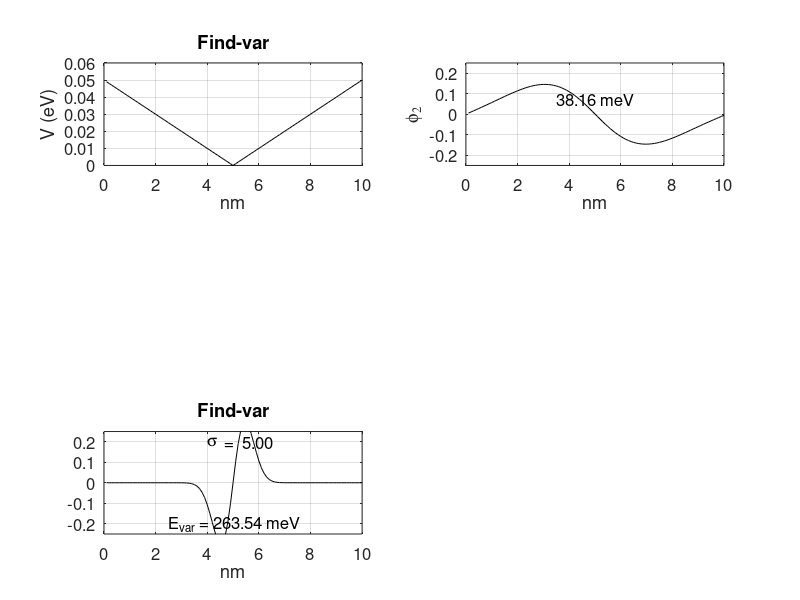
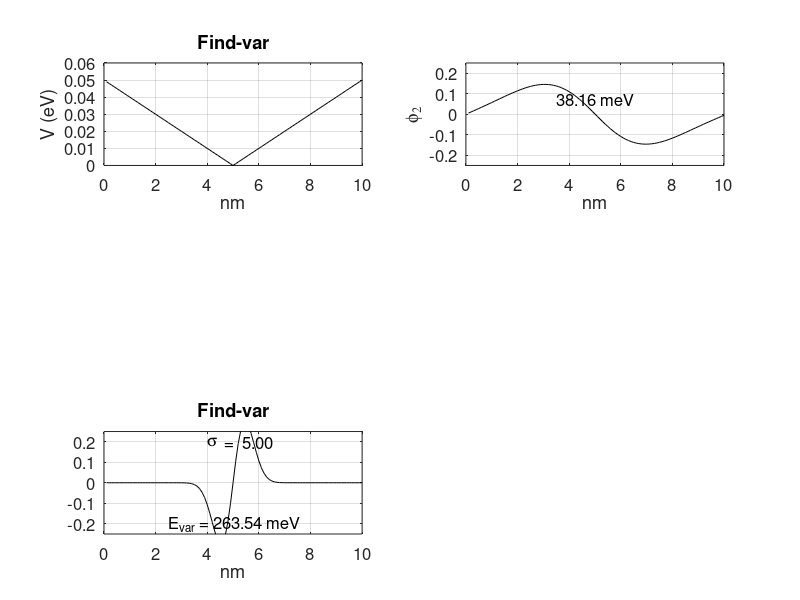
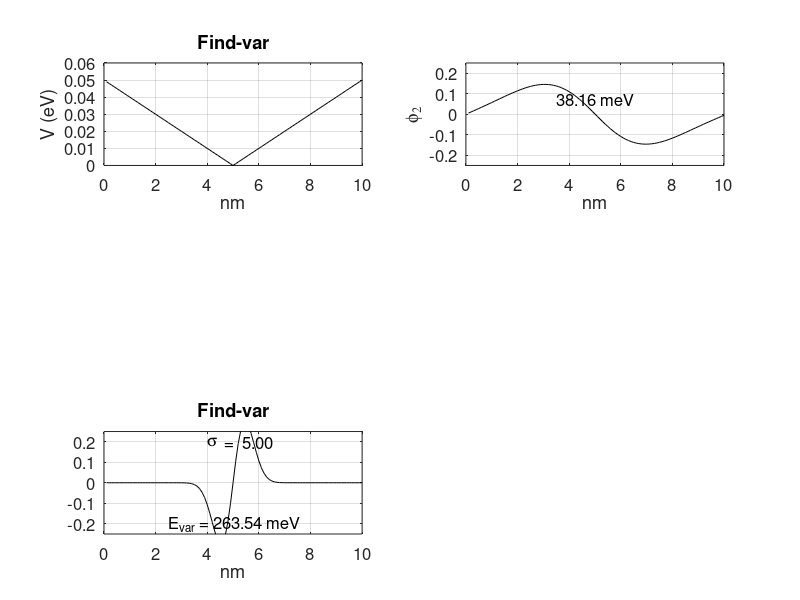
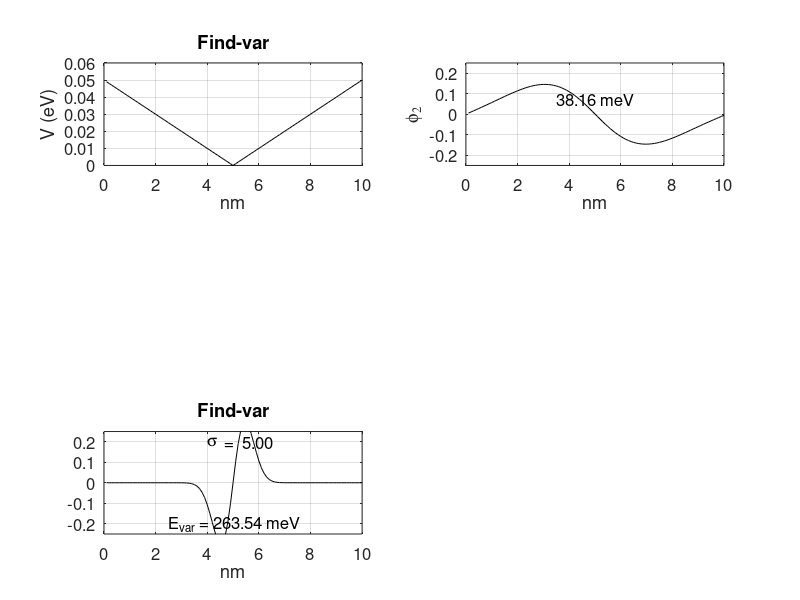

MATLAB code to generate these figures, in order: (Note: a time limit stopped this script after it produced the figures.)
%find_var.m  Estimate an eigenfunction
%            through the variational method.

clear all

NN = 100;
hbar = 1.054e-34;
melec = 9.11e-31;
ecoul = 1.6e-19;
eV2J = 1.6e-19; 
J2eV = 1./eV2J;

del_x = .1e-9;
DX = del_x*1e9;
XX = (DX:DX:NN*DX);
mid = DX*NN/2;

% Energy is in J.
chi0 = hbar^2/(2*melec*del_x^2);

%  ---- Potential -----
V = zeros(1,NN);

% V-shapted potential
Eref  = .05*eV2J; 
for n=1:NN
    V(n) = (Eref/(NN/2))*abs(n-NN/2);
end

% Harmonic oscillator
Eref = 0.02*eV2J;
for n=1:NN
    %V(n) = 0.5*melec*(Eref/hbar)^2*del_x^2*(n-NN/2)^2;
end

subplot(3,2,1)
plot(XX,J2eV*V,'k');
set(gca,'fontsize',12)
ylabel('V (eV)')
xlabel('nm')
title('Find-var')
Vmax = max(J2eV*V);
grid on
axis( [ 0  DX*NN 0 .06 ])

% ------- Create the Hamiltonian matrix ---

H = zeros(NN,NN);

H(1,1) = 2*chi0+V(1);
H(1,2) = -1*chi0;
for n=2:NN-1
    H(n,n-1)= -1*chi0;
    H(n,n)  =  2*chi0+ V(n);
    H(n,n+1)= -1*chi0;
end
H(NN,NN-1) = -1*chi0;
H(NN,NN)   =  2*chi0+V(NN);
% These two lines add the PBC
%H(1,NN) = -1*chi0
%H(NN,1) = -1*chi0

% ------------------------------------
     
% This calculates the eigenfunction and
%   eigenenergies
[phi,D] = eig(H);    

% Write the eigevalues in meV.
for m = 1:NN
E(m) = 1e3*J2eV*D(m,m);
end

% -----  Plot an eigenfunction ----------
subplot(3,2,2)
plot(XX,phi(:,2),'k')
TT = text( 3.5,.075,sprintf('%5.2f meV',E(2)));
set(TT,'fontsize',12);
TT = ylabel('f_2','FontName','Symbol','fontsize',12);
axis( [ 0 DX*NN -.25 .25 ])
xlabel('nm')
grid on
set(gca,'fontsize',12)

%  --- Guess at the eigenfunction  -------

prl = zeros(1,NN);

nc = NN/2;
sigma = 1.;
while sigma > 0
    sigma = input('Sigma -->')
    LL = input('LL(nm) -->')
    LL = LL/DX;
    for n=2:NN-1
        %prl(n) = exp(-.5*((n-nc)/sigma)^2);       % Ground state
        prl(n) = exp(-.5*((n-nc)/sigma)^2)*sin(2*pi*(n-nc)/LL);  % 2nd state
    end
    ptot = prl*prl';
    prl = prl/sqrt(ptot);
    prl*prl';

    subplot(3,2,5)
    plot(XX,prl,'k')
    TT = text(4,.2,'s','FontName','Symbol')
    set(TT,'fontsize',12);
    TT = text( 4.5,.2,sprintf(' =  %4.2f ',sigma));
    set(TT,'fontsize',12);
    %TT = text( 4.,.0,sprintf('L  =  %4.2f ',LL*0.1));
    %set(TT,'fontsize',12);

    Evar = J2eV*prl*H*prl'
    TT = text( 2.5,-.2,sprintf('E_v_a_r = %5.2f meV',1e3*Evar));
    set(TT,'fontsize',12);
    axis( [ 0 DX*NN -0.25 .25 ])
    xlabel('nm')
    grid on
    set(gca,'fontsize',12)
    title('Find-var')

    saveas(gcf,'var.png')
end
